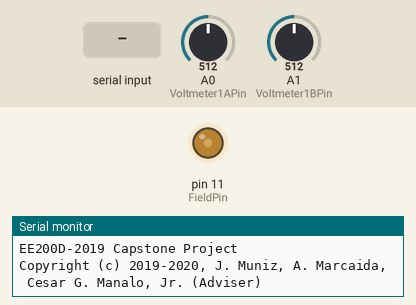
This sketch was run on a simulated Arduino Uno, built with avr-gcc and run on an emulated ATmega328P. Parts: output pins drawn as LEDs (lit = HIGH), the last lines printed to the serial monitor. The inputs (shaded band) are chosen by the test bench; at power-on: A0 (Voltmeter1APin) = 512, A1 (Voltmeter1BPin) = 512.

Above: at 1.3 s.
1.4 s: "N1\n" received over Serial
At 2.5 s:
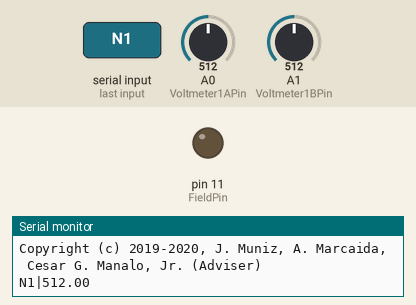
2.9 s: "E1R1\n" received over Serial
4.4 s: "E1\n" received over Serial
Timing chart, 0 to 7.4 s (numbered marks = the images above; inputs shaded):
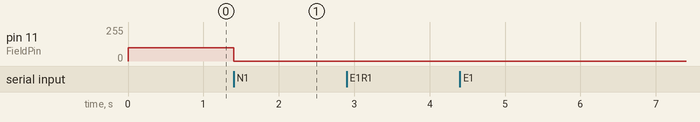

The sketch:

Protoboard-v2.ino
```cpp
// (licence header left out)
#include <EEPROM.h>
#include <avr/wdt.h>

String SerialData;
void(* resetFunc) (void) = 0;
#define Voltmeter1APin A0
#define Voltmeter1BPin A1
#define AmmeterPin1 A2
#define AmmeterPin2 A3
#define FieldPin 11
#define PowerPin 12
#define SpeedPin A4
#define TorquePin A5

//>>>>>>>>>>>>>>>>>>>>>>>>>>>>>>>>>>>


void setup() {
 Serial.begin(9600);
 pinMode(FieldPin, OUTPUT);
 pinMode(PowerPin, OUTPUT);
 analogWrite(FieldPin,100.0);
 analogWrite(PowerPin,100.0);
 //PORTD = (PORTD & B11101111) | B00001100; //set comms. channel to UART/PLC

// getConfiguration();
 Preamble();
 //watchdogSetup();
}

//>>>>>>>>>>>>>>>>>>>>>>>>>>>>>>>>>>>

void loop() {
  //wdt_reset();
  SerialData = GetSerialData();
  String CommandField = ExtractField(SerialData,1);
  if (CommandField == "E1R1"){
    SR("E1R1|" + (String) RVoltmeter1APin());
  }
  if (CommandField == "E1R2"){
    SR("E1R2|" + (String) RVoltmeter1BPin());
  }

  if (CommandField == "E1"){
    SR("E1|" + (String) ReadE1());
  }
  if (CommandField == "E2"){
    SR("E2|" + (String) ReadE2());
  }
  if (CommandField == "I1"){
    SR("I1|" + (String) ReadI1());
  }
  if (CommandField == "I2"){
    SR("I2|" + (String) ReadI2());
  }
  if (CommandField == "N1"){
    String DataField = ExtractField(SerialData,2);
    if (DataField == ""){
      SR("N1|" + (String) ReadN1());
    }
    else{
      SR("N1|" + (String) AdjustN1(DataField.toInt()));
    }
  }
  else if (CommandField == "HB"){
    SR("OK.");
  }
}

//***** SUBROUTINES *****//

float RVoltmeter1APin(){
  return (analogRead(Voltmeter1APin));
}

float RVoltmeter1BPin(){
  return (analogRead(Voltmeter1BPin));
}

float ReadE1(){
  float ReadingPos = 0.0;
  float ReadingNeg = 0.0;

  for(int i=0;i<10;i++){
    ReadingPos += analogRead(Voltmeter1APin);
    ReadingNeg += analogRead(Voltmeter1BPin);
    delay(100);
  }
  if (ReadingPos >= ReadingNeg){return (26.0/203.0)*(ReadingPos/10);}
  else {return (-1.0*ReadingNeg*(26.0/203.0)/10);}
}

float ReadE2(){
  float ReadingPos = 0.0;
  float ReadingNeg = 0.0;

  for(int i=0;i<10;i++){
    ReadingPos += analogRead(Voltmeter1APin);
    ReadingNeg += analogRead(Voltmeter1BPin);
    delay(100);
  }
  if (ReadingPos >= ReadingNeg){return (ReadingPos/10);}
  else {return (-1.0*ReadingNeg/10);}
}

float ReadI1(){
  return ((0.05*analogRead(AmmeterPin1))-25.55);
}

float ReadI2(){
  return analogRead((0.05*AmmeterPin2)-25.55);
}

float AdjustN1(int DutyCycle){
  analogWrite(FieldPin,DutyCycle*(255/100));
  delay(100);
  return ReadN1();
}

float ReadN1(){
  return analogRead(SpeedPin);
}

void serialFlush(){
  while(Serial.available() > 0) {
    char t = Serial.read();
  }
}

void SR(String replyMessage){
  Serial.println(replyMessage);
}

void setPA1Channel(){
  PORTD = (PORTD & B11100011);
  delay(100);
}

void setPA2Channel(){
  PORTD = (PORTD & B11100111) | B00000100;
  delay(100);
}

void setPA3Channel(){
  PORTD = (PORTD & B11101011) | B00001000;
  delay(100);
}

void setPLCChannel(){
  PORTD = (PORTD & B11101111) | B00001100;
  delay(100);
}

void sendCharDirect(char charToSend){
  Serial.print(charToSend);
}

String GetSerialData(){
  Serial.setTimeout(10);
  return Serial.readStringUntil('\n');
}

String ExtractField(String rawString, int fieldNum){
   char dataArray[30];
   char fieldArray[25];
   char inChar;

   rawString.toCharArray(dataArray,rawString.length()+1);

   //first field
   if (fieldNum == 1){
     int i=0;
     for(i;i<rawString.length();i++){
       inChar = dataArray[i];
       if (inChar == '|'){
         break;
       }
       fieldArray[i] = inChar;
     }
     fieldArray[i]='\0';
     return fieldArray;
   }

   //second field
   else if (fieldNum == 2) {
     int i = rawString.indexOf('|')+1;
     int j=i;
     for(i;i<rawString.length();i++){
       inChar = dataArray[i];
       if (inChar == '|'){
         break;
       }
       fieldArray[i-j] = inChar;
     }
     fieldArray[i-j]='\0';
     return fieldArray;
   }

  //third field
   else if (fieldNum == 3) {
     int i = rawString.indexOf('|',rawString.indexOf('|')+1)+1;
     int j=i;
     for(i;i<rawString.length();i++){
       inChar = dataArray[i];
       if (inChar == '|'){
         break;
       }
       fieldArray[i-j] = inChar;
     }
     fieldArray[i-j]='\0';
     return fieldArray;
   }
   else if (fieldNum == 4) {
     int i = rawString.indexOf('|',rawString.indexOf('|',rawString.indexOf('|')+1)+1)+1;
     int j=i;
     for(i;i<rawString.length();i++){
       inChar = dataArray[i];
       if (inChar == '|'){
         break;
       }
       fieldArray[i-j] = inChar;
     }
     fieldArray[i-j]='\0';
     return fieldArray;
   }

   return "";
}

void watchdogSetup(void)
{
cli();       // disable all interrupts
wdt_reset(); // reset the WDT timer
/*
 WDTCSR configuration:
 WDIE = 1: Interrupt Enable
 WDE = 1 :Reset Enable
 WDP3 = 1 :For 8000ms Time-out
 WDP2 = 0 :For 8000ms Time-out
 WDP1 = 0 :For 8000ms Time-out
 WDP0 = 1 :For 8000ms Time-out
*/
// Enter Watchdog Configuration mode:
WDTCSR |= (1<<WDCE) | (1<<WDE);
// Set Watchdog settings:
 WDTCSR = (1<<WDIE) | (1<<WDE) | (1<<WDP3) | (0<<WDP2) | (0<<WDP1) | (1<<WDP0);
sei();
}

void Preamble()
{
  Serial.println("\nComputer-based DC Machinery Laboratory Protoboard ver. 2.1 - Model A\n");
  Serial.println("EE200D-2019 Capstone Project");
  Serial.println("Copyright (c) 2019-2020, J. Muniz, A. Marcaida, Cesar G. Manalo, Jr. (Adviser)");
}


/*
void getConfiguration()
{
 ROOM_CONTROLLER_ADDR = EEPROM.read(ctlrAddrMap); //retrieve first address
 if (ROOM_CONTROLLER_ADDR < 65 || ROOM_CONTROLLER_ADDR > 90){ROOM_CONTROLLER_ADDR = 65;}
 ROOM_COUNT = EEPROM.read(ctlrAddrCountMap)-48; //retrieve number of addresses
 if (ROOM_COUNT < 1 || ROOM_COUNT > 3){ROOM_COUNT = 3;}
 timeDelayLighting = (EEPROM.read(timeDelayLightingAddr)-48)*500;
 if (timeDelayLighting < 0 || timeDelayLighting > 2500){timeDelayLighting = 0;}
 timeDelayACU = (EEPROM.read(timeDelayACUAddr)-48)*500;
 if (timeDelayACU < 0 || timeDelayACU > 2500){timeDelayACU = 0;}
 transmitWait = (EEPROM.read(transmitWaitAddr)-48)*200;
 if (transmitWait < 0 || transmitWait > 1800){transmitWait = 0;}
 receiveWait = (EEPROM.read(receiveWaitAddr)-48)*200;
 if (receiveWait < 200 || receiveWait > 1000){receiveWait = 200;}
}

String dayAsString(const Time::Day day) {
  switch (day) {
    case Time::kSunday: return "Sun";
    case Time::kMonday: return "Mon";
    case Time::kTuesday: return "Tue";
    case Time::kWednesday: return "Wed";
    case Time::kThursday: return "Thu";
    case Time::kFriday: return "Fri";
    case Time::kSaturday: return "Sat";
  }
  return "???";  //unknown day
}
String getWeekday (int dayNumber){
  String Weekday;
  switch (dayNumber) {
      case 0:
        Weekday = "Sun";
        break;
      case 1:
        Weekday = "Mon";
        break;
      case 2:
        Weekday = "Tue";
        break;
      case 3:
        Weekday = "Wed";
        break;
      case 4:
        Weekday = "Thu";
        break;
      case 5:
        Weekday = "Fri";
        break;
      case 6:
        Weekday = "Sat";
        break;
      default:
        break;
  }
  return Weekday;
}
String getAMPM(int hourNumber){
  if (hourNumber < 12)
  {
      return "AM";
  }
  else
  {
      return "PM";
  }
}
String getNormalizedHour(int hourNumber){
  String hourString;

  if (hourNumber < 13)
  {
    hourString = String(hourNumber);
  }
  else
  {
    hourString = String(hourNumber-12);
  }
  if (hourString.length()==1)
  {
      return "0"+hourString;
  }
  else
  {
      return hourString;
  }
}

String getNormalizedMinute(int minuteNumber){
  String minuteString;

  minuteString = String(minuteNumber);
  if (minuteString.length()==1)
  {
      return "0"+minuteString;
  }
  else
  {
      return minuteString;
  }
}

String getNormalizedSecond(int secondNumber){
  String secondString;

  secondString = String(secondNumber);
  if (secondString.length()==1)
  {
      return "0"+secondString;
  }
  else
  {
      return secondString;
  }
}

unsigned int timeValue(String timeString){

   int AMPMAddress = timeString.length()-2;
   //return timeString.substring(3,5).toInt();

   if (timeString.substring(AMPMAddress)=="AM"){
     return 60*timeString.substring(0,2).toInt()+timeString.substring(3,5).toInt();
   }
   else{
     if (timeString.substring(0,2).toInt()==12){
       return 60*12+timeString.substring(3,5).toInt();
     }
     else{
       return 60*(12+timeString.substring(0,2).toInt())+timeString.substring(3,5).toInt();
     }
   }
}

void blink() {
  if ((long)(micros()-last_micros) > debouncingTime*1000){
    digitalWrite(lighting1Pin,!digitalRead(lighting1Pin));
    last_micros = micros();
  }
}
*/
```

Measured:
- after the input at 1.4 s, pin 11 (FieldPin): 100/255 → 0/255 at once
